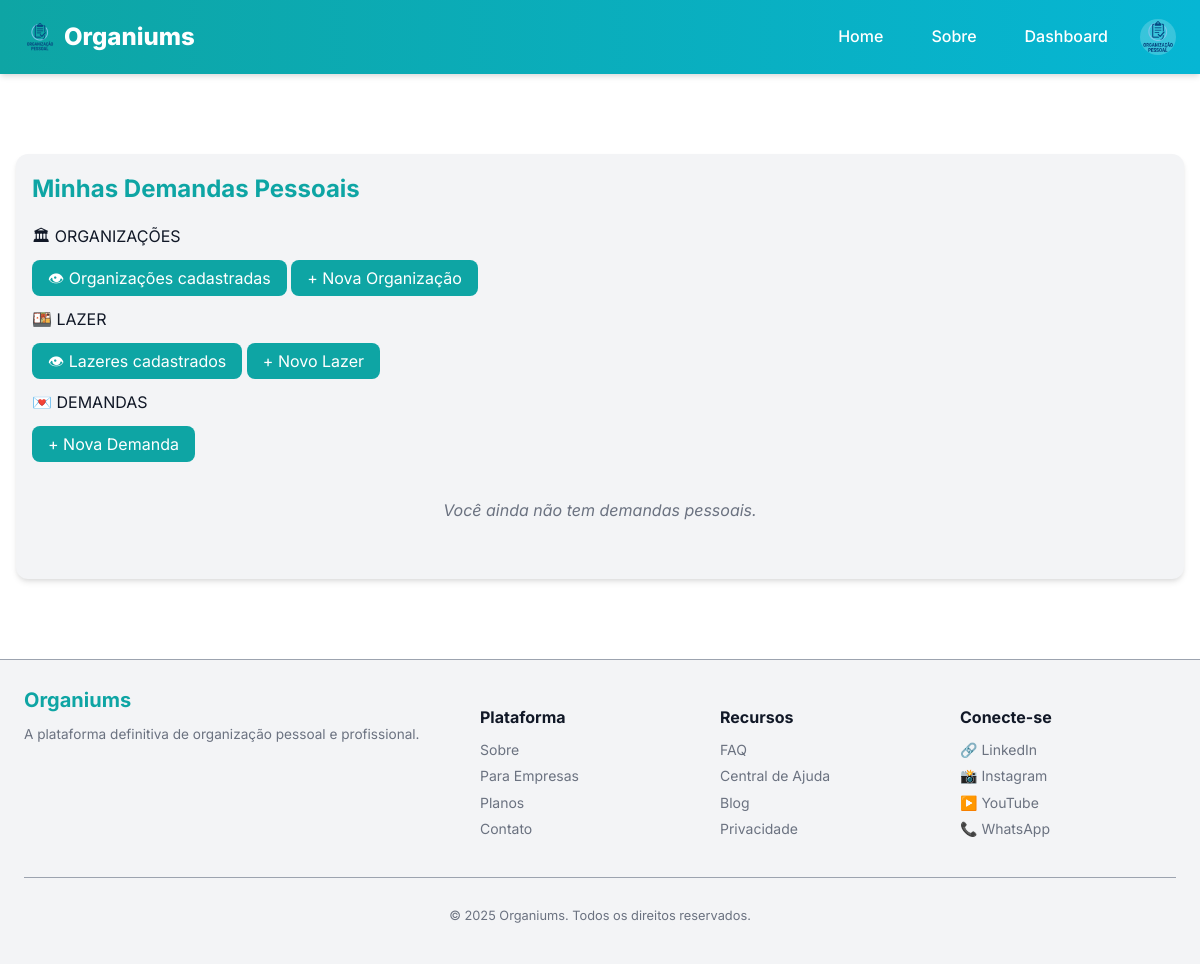
The app's page /client/personal-demands (signed in), older data.
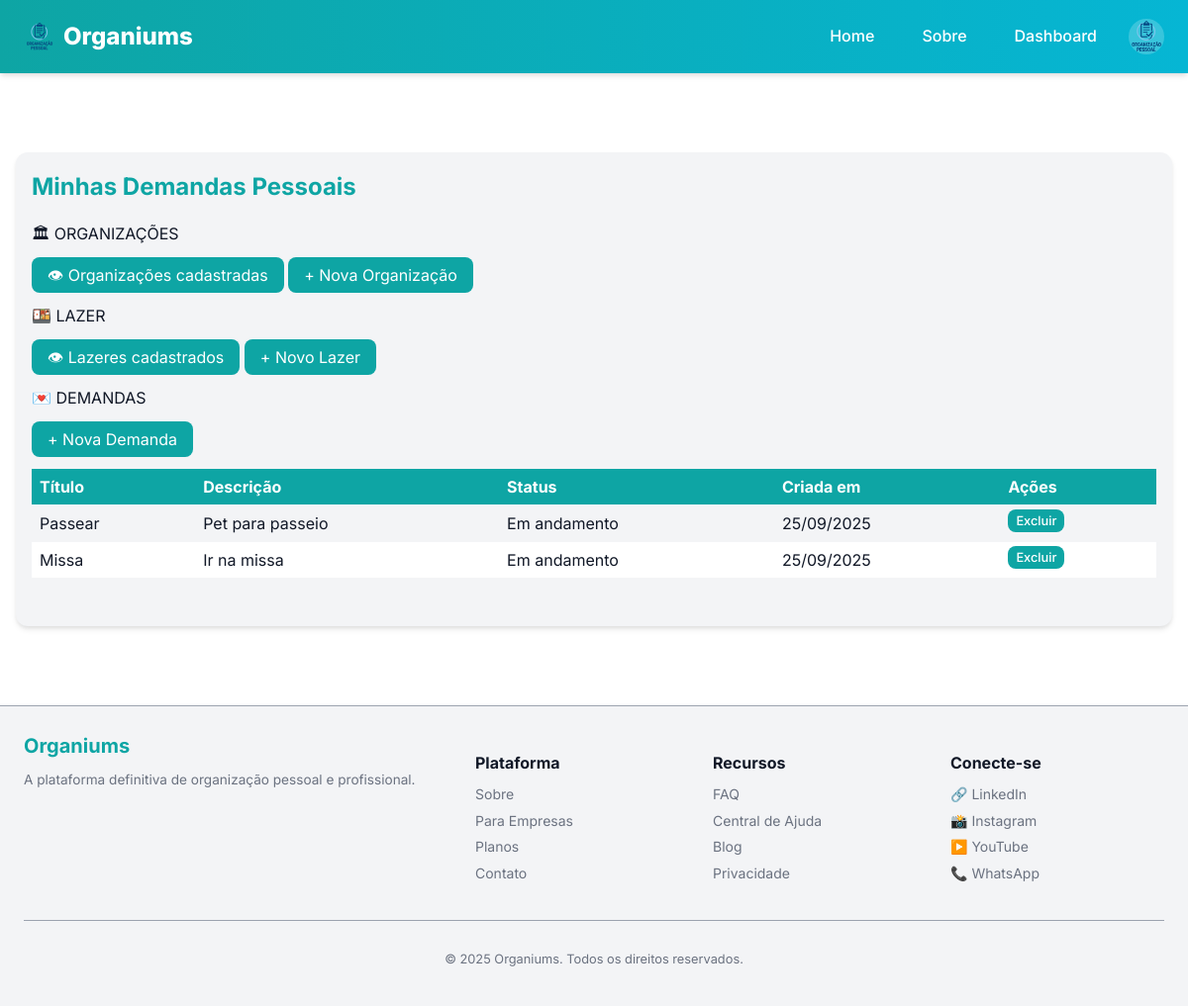
The same page, newer data.
### models.py (models this page shows)
class PersonalDemand(db.Model):
    __tablename__ = "personal_demands"
    id = db.Column(db.Integer, primary_key=True)
    title = db.Column(db.String(200), nullable=False)
    description = db.Column(db.Text, nullable=True)
    status = db.Column(db.String(50), default="Pendente")
    created_at = db.Column(db.DateTime, default=datetime.utcnow)
    owner_id = db.Column(db.Integer, db.ForeignKey("user.id"), nullable=False)
    organization_id = db.Column(db.Integer, db.ForeignKey("organizations.id"), nullable=True)

### app/views.py (the view)
@bp.route("/client/personal-demands")
@login_required
def personal_demands():
    if not current_user.is_cliente_adm() and not current_user.is_admin() and not current_user.is_cliente():
            abort(403)
    demands = PersonalDemand.query.filter_by(owner_id=current_user.id).all()
    register_log("Acesso: demandas pessoais")
    return render_template("client/personal_demands.html", demands=demands)

### app/utils.py (called while the page is built)
def register_log(action, status="ok"):
    user_id = current_user.id if current_user.is_authenticated else None
    ip_address = request.remote_addr
    log = Log(
        user_id=user_id,
        action=action,
        ip_address=ip_address,
        status=status
    )
    db.session.add(log)
    db.session.commit()

### manage.py (called while the page is built)
def create_app(config_object=None):
    app = Flask(__name__, template_folder='app/templates', static_folder='app/static')
    app.config.from_object(config_object or Config)
    db.init_app(app)
    migrate.init_app(app, db)
    login.init_app(app)
    from models import User
    @login.user_loader
    def load_user(user_id):
        return User.query.get(int(user_id))
    from app.views import bp as app_bp
    from api.views import bp as api_bp
    app.register_blueprint(app_bp)
    app.register_blueprint(api_bp, url_prefix='/api')
    app.config['MAX_CONTENT_LENGTH'] = 2 * 1024 * 1024
    register_error_handlers(app)
    @app.shell_context_processor
    def make_shell_context():
        return {'db': db, 'User': User}
    return app

### models.py (called while the page is built)
    def is_admin(self):
        return self.role == "admin"

    def is_cliente_adm(self):
        return self.role == "cliente_adm"

### app/templates/client/personal_demands.html (shortened to what this page needs)
{% extends "base.html" %}
{% block content %}
<div class="container client-section">
  <h1>Minhas Demandas Pessoais</h1>
  <div class="actions">
    <p> 🏛 ORGANIZAÇÕES </p>
    <a href="{{ url_for('app_bp.organizations_list') }}" class="btn">👁 Organizações cadastradas</a>
    <a href="{{ url_for('app_bp.organizations_new') }}" class="btn">+ Nova Organização</a>
  </div>
  <div class="actions">
    <p> 🍱 LAZER </p>
    <a href="{{ url_for('app_bp.leisure_list') }}" class="btn">👁 Lazeres cadastrados</a>
    <a href="{{ url_for('app_bp.leisure_new') }}" class="btn">+ Novo Lazer</a>
  </div>
  <div class="actions">
    <p> 💌 DEMANDAS </p>
    <a href="{{ url_for('app_bp.personal_demands_new') }}" class="btn">+ Nova Demanda</a>
  </div>
  {% if demands %}
  <table class="client-table">
    <thead>
      <tr>
        <th>Título</th>
        <th>Descrição</th>
        <th>Status</th>
        <th>Criada em</th>
        <th>Ações</th>
      </tr>
    </thead>
    <tbody>
      {% for demand in demands %}
      <tr>
        <td>{{ demand.title }}</td>
        <td>{{ demand.description or "-" }}</td>
        <td>{{ demand.status or "Pendente" }}</td>
        <td>{{ demand.created_at.strftime("%d/%m/%Y") if demand.created_at else "-" }}</td>
        <td>
          <a href="{{ url_for('app_bp.personal_demands_delete', id=demand.id) }}" class="btn btn-small" onclick="return confirm('Deseja excluir esta demanda?');">Excluir</a>
        </td>
      </tr>
      {% endfor %}
    </tbody>
  </table>
  {% else %}
  <p class="empty-state">Você ainda não tem demandas pessoais.</p>
  {% endif %}
</div>
{% endblock %}

Row changes from the older to the newer data that the page shows:
added PersonalDemand: title "Passear", description "Pet para passeio", status "Em andamento", created_at "25/09/2025"
added PersonalDemand: title "Missa", description "Ir na missa", status "Em andamento", created_at "25/09/2025"
Text that changed along with them:
text no longer shown: "Você ainda não tem demandas pessoais."
text now shown: "Título Descrição Status Criada em Ações"
